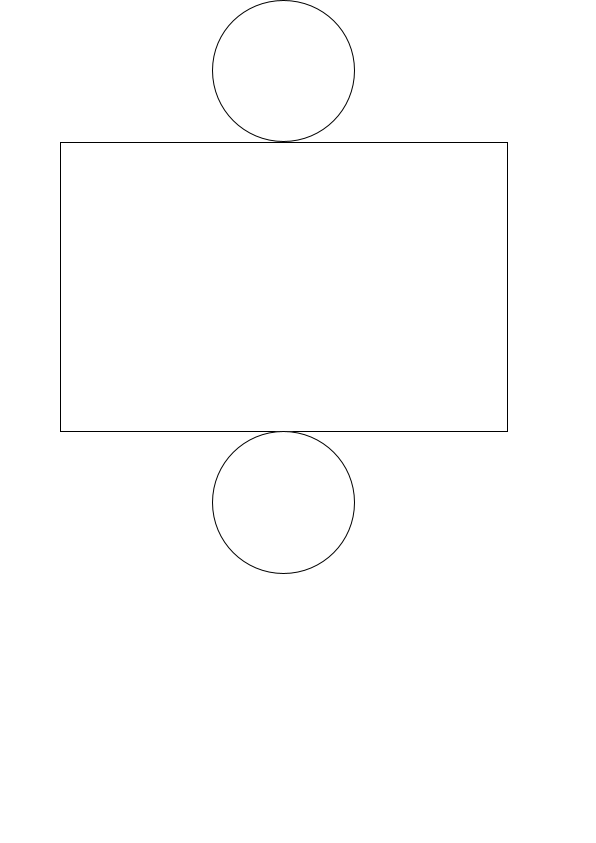
Frame 1 (no input)
Frame 60 (the mouse pressed at the canvas centre just before this capture): identical to frame 1, image omitted
Frame 120 (the mouse held since frame 60 and released just before this capture): identical to frame 1, image omitted

The Processing sketch that drew this single still picture (run headless with seeded random() and noise(); from frame 60 on, the mouse is pressed at the canvas centre):

// Processing sketch: oppgave6_oving
// ── oppgave6_oving.pde
float sfactor; // ca antall piksler per cm på et A4-ark

void lagA4()
{
  sfactor = 28.4;
  scale(sfactor,sfactor);
  strokeWeight(1/sfactor);
  background(255);
}

void setup()
{
  frameRate(30); // strengt talt ikke nødvendig med 30 fps, (siden dette ikke er en animasjon), men hvorfor ikke...
  size(596, 843);
  //println("Overflate:\t\t\t" + overflate + "\nAreal av sidekanter:\t\t" + overflate/6 + "\nLengde på sidekanter:\t" + sqrt(overflate/6));
}

void draw()
{
  lagA4();
  mittSvar();
}

void mittSvar()
{
  float volum = 200; // "cm" 2
  float diameter = 5; // "cm" -- avstand fra en kant til den andre gjennom sentrum
  float radius = diameter/2; // avstand fra kanten til sentrum
  float omkrets = diameter*PI;
  float lengde = volum/(radius*radius*PI);
  ellipse(10,radius,diameter,diameter);
  rect(10-omkrets/2,diameter,omkrets,lengde);
  ellipse(10,diameter+lengde+radius,diameter,diameter);
}
